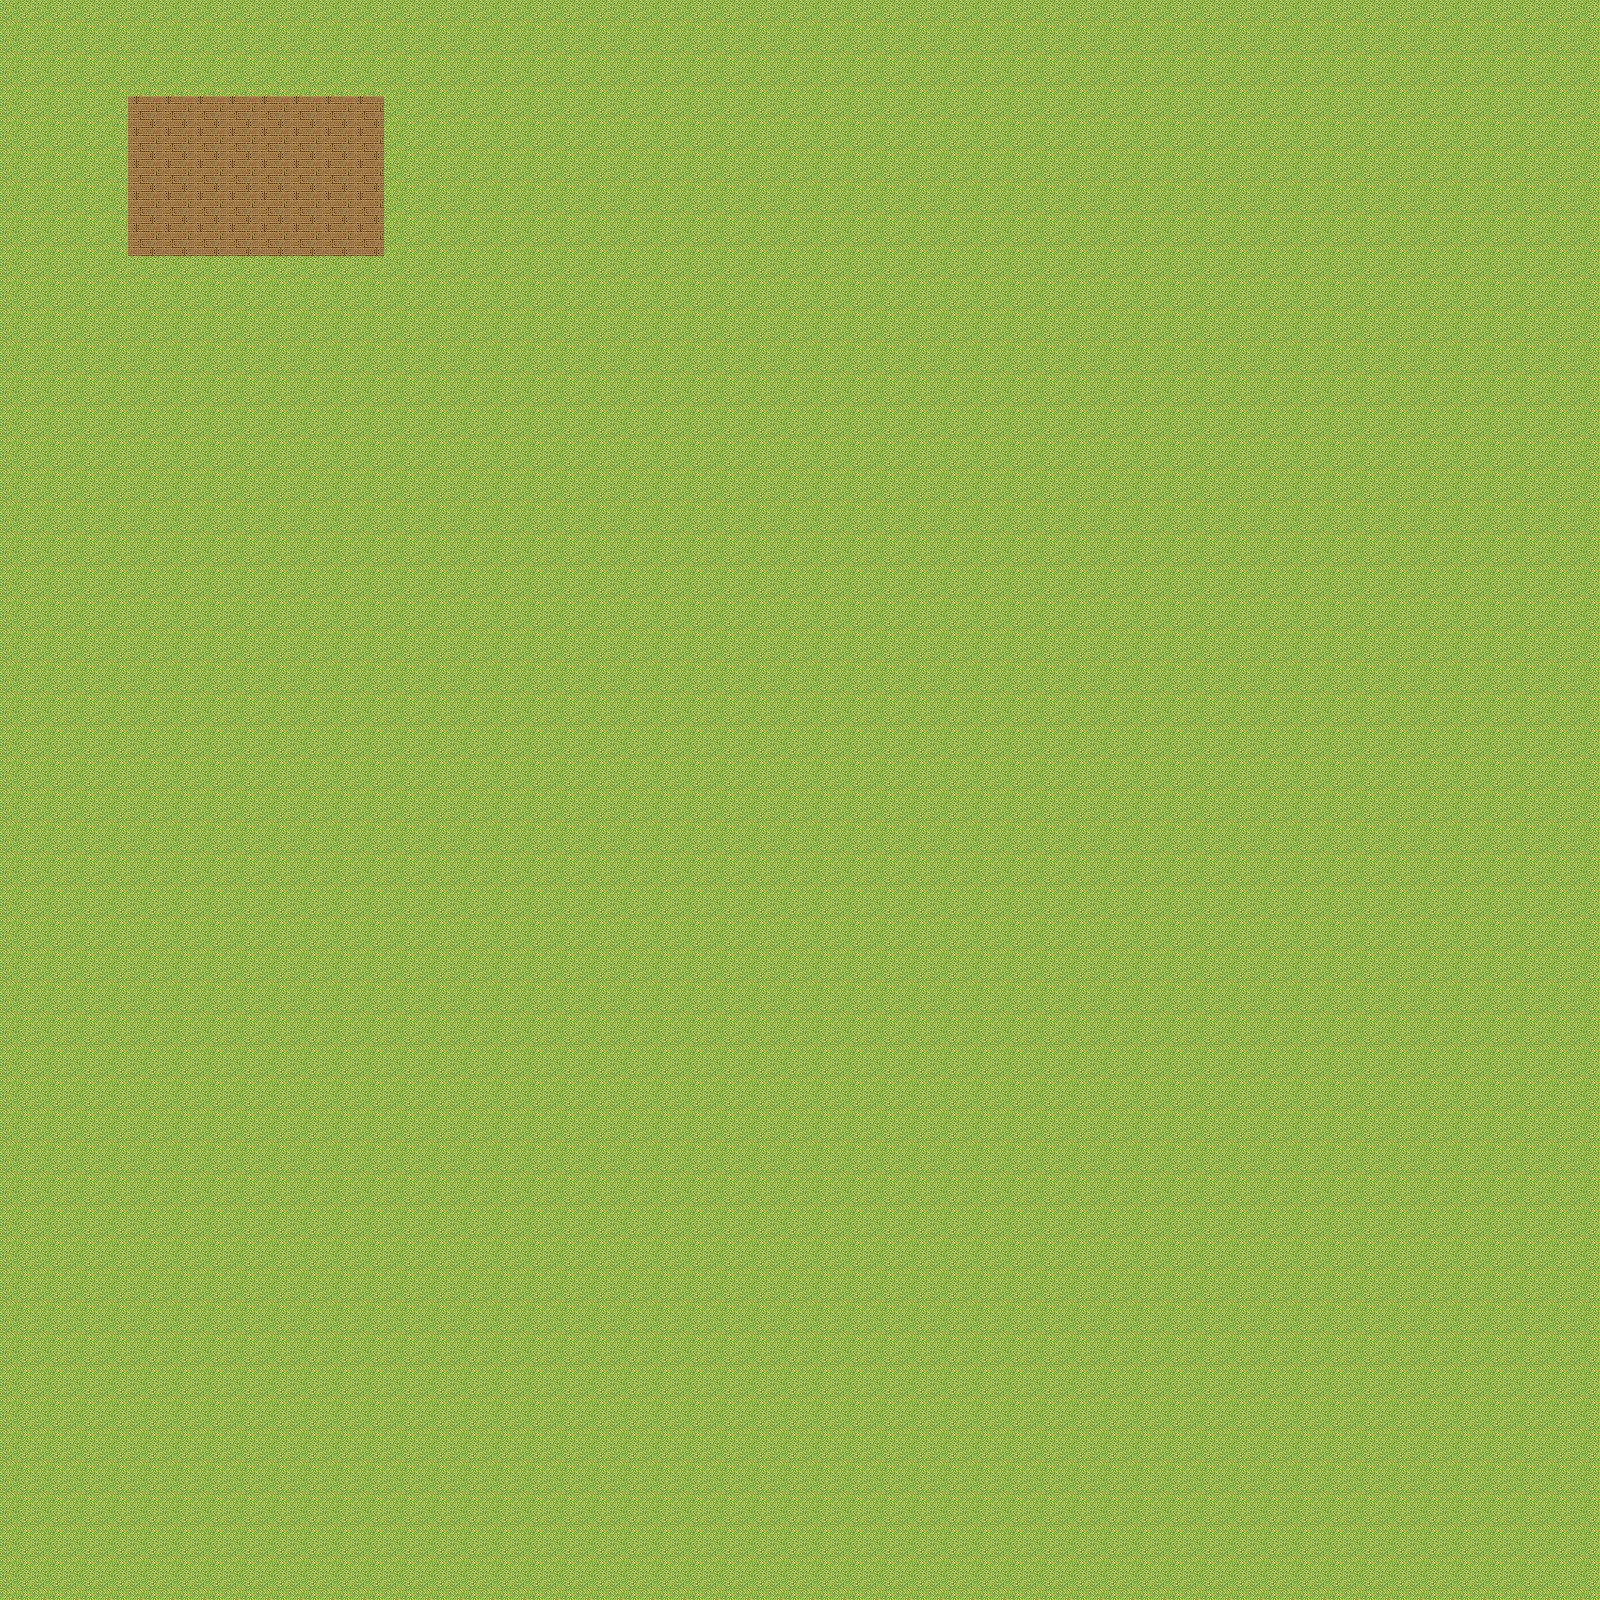

A level layout from a 2D game, rendered from its tile map. Below: a short description, then the map file with tile-grid data replaced by summaries:
An orthogonal 50x50 tile map with 32x32 px tiles, 1 tile layer (Camada de Tiles 1).

<map version="1.0" orientation="orthogonal" width="50" height="50" tilewidth="32" tileheight="32">
 <tileset firstgid="1" name="default" tilewidth="32" tileheight="32">
  <image source="../tilemap/tilemap_00001.png" trans="ff00ff" />
 </tileset>
 <layer name="Camada de Tiles 1" width="50" height="50">
  <data>[2500 cells, 2500 non-empty, 2 distinct tile ids]</data>
 </layer>
</map>